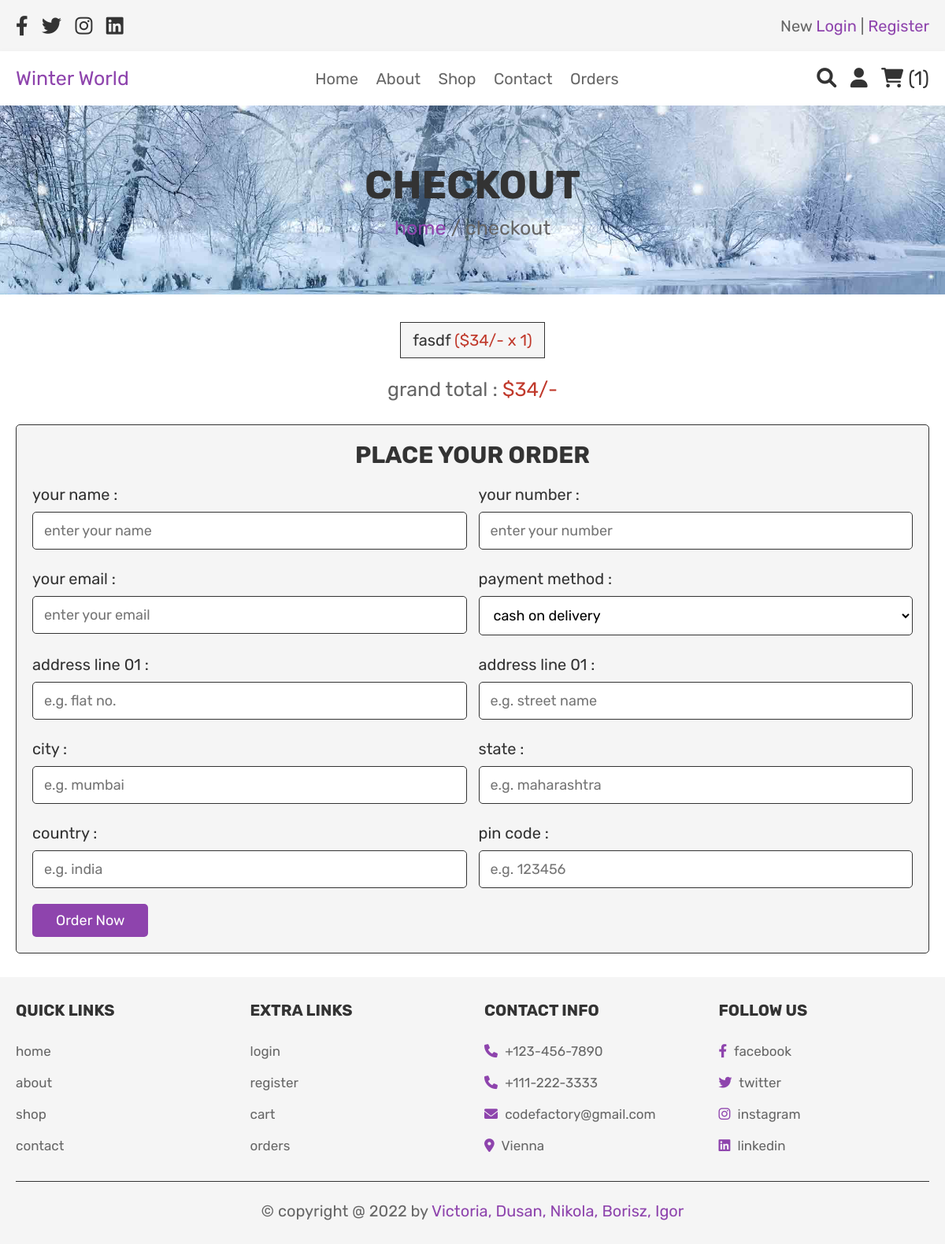
Page /checkout.php (signed in) on the committed database.
### tables this page shows
CREATE TABLE `cart` (
  `id` int(100) NOT NULL,
  `user_id` int(100) NOT NULL,
  `name` varchar(100) NOT NULL,
  `price` int(100) NOT NULL,
  `quantity` int(100) NOT NULL,
  `image` varchar(100) NOT NULL
);

### checkout.php (the view, shortened to what this page needs)
<?php
include 'config.php';
$user_id = $_SESSION['user_id'];
?>
<!DOCTYPE html>
<html lang="en">
<head>
   <link rel="stylesheet" href="https://cdnjs.cloudflare.com/ajax/libs/font-awesome/6.0.0/css/all.min.css">
   <link rel="stylesheet" href="css/style.css">
</head>
<body>
<?php include 'header.php'; ?>
<div class="heading">
   <h3>checkout</h3>
   <p> <a href="home.php">home</a> / checkout </p>
</div>
<section class="display-order">
   <?php
      $grand_total = 0;
      $select_cart = mysqli_query($conn, "SELECT * FROM `cart` WHERE user_id = '$user_id'") or die('query failed');
      if(mysqli_num_rows($select_cart) > 0){
         while($fetch_cart = mysqli_fetch_assoc($select_cart)){
            $total_price = ($fetch_cart['price'] * $fetch_cart['quantity']);
            $grand_total += $total_price;
   ?>
   <p> <?php echo $fetch_cart['name']; ?> <span>(<?php echo '$'.$fetch_cart['price'].'/-'.' x '. $fetch_cart['quantity']; ?>)</span> </p>
   <?php
      }
   }else{
      echo '<p class="empty">your cart is empty</p>';
   }
   ?>
   <div class="grand-total"> grand total : <span>$<?php echo $grand_total; ?>/-</span> </div>
</section>
<section class="checkout">
   <form action="" method="post">
      <h3>place your order</h3>
      <div class="flex">
         <div class="inputBox">
            <span>your name :</span>
            <input type="text" name="name" required placeholder="enter your name">
         </div>
         <div class="inputBox">
            <span>your number :</span>
            <input type="number" name="number" required placeholder="enter your number">
         </div>
         <div class="inputBox">
            <span>your email :</span>
            <input type="email" name="email" required placeholder="enter your email">
         </div>
         <div class="inputBox">
            <span>payment method :</span>
            <select name="method">
               <option value="cash on delivery">cash on delivery</option>
            </select>
         </div>
         <div class="inputBox">
            <span>address line 01 :</span>
            <input type="number" min="0" name="flat" required placeholder="e.g. flat no.">
         </div>
         <div class="inputBox">
            <span>address line 01 :</span>
            <input type="text" name="street" required placeholder="e.g. street name">
         </div>
         <div class="inputBox">
            <span>city :</span>
            <input type="text" name="city" required placeholder="e.g. mumbai">
         </div>
         <div class="inputBox">
            <span>state :</span>
            <input type="text" name="state" required placeholder="e.g. maharashtra">
         </div>
         <div class="inputBox">
            <span>country :</span>
            <input type="text" name="country" required placeholder="e.g. india">
         </div>
         <div class="inputBox">
            <span>pin code :</span>
            <input type="number" min="0" name="pin_code" required placeholder="e.g. 123456">
         </div>
      </div>
      <input type="submit" value="order now" class="btn" name="order_btn">
   </form>
</section>
<?php include 'footer.php'; ?>
</body>
</html>

### css/style.css (style rules this page uses)
:root { --purple:#8e44ad; --red:#c0392b; --orange:#f39c12; --black:#333; --white:#fff; --light-color:#666; --light-white:#ccc; --light-bg:#f5f5f5; --border:.1rem solid var(--black); --box-shadow:0 .5rem 1rem rgba(0,0,0,.1); }
* { font-family: 'Rubik', sans-serif; margin:0; padding:0; box-sizing: border-box; outline: none; border:none; text-decoration: none; transition:all .2s linear; }
html { font-size: 62.5%; overflow-x: hidden; }
section { padding:3rem 2rem; }
.btn, .option-btn, .delete-btn, .white-btn { display: inline-block; margin-top: 1rem; padding:1rem 3rem; cursor: pointer; color:var(--white); font-size: 1.8rem; border-radius: .5rem; text-transform: capitalize; }
.white-btn, .btn { background-color: var(--purple); }
.heading { min-height: 30vh; display: flex; flex-flow: column; align-items: center; justify-content: center; gap:1rem; background: url(../images/WINTER-Banner-Front.jpg) no-repeat; background-size: cover; background-position: center; text-align: center; }
.heading h3 { font-size: 5rem; color:var(--black); text-transform: uppercase; }
.heading p { font-size: 2.5rem; color:var(--light-color); }
.heading p a { color:var(--purple); }
.display-order { max-width: 1200px; margin: 0 auto; text-align: center; padding-bottom: 0; }
.display-order p { background-color: var(--light-bg); color:var(--black); font-size: 2rem; padding:1rem 1.5rem; border:var(--border); display: inline-block; margin:.5rem; }
.display-order p span { color:var(--red); }
.display-order .grand-total { margin-top: 2rem; font-size: 2.5rem; color:var(--light-color); }
.display-order .grand-total span { color:var(--red); }
.checkout form { max-width: 1200px; padding:2rem; margin:0 auto; border:var(--border); background-color: var(--light-bg); border-radius: .5rem; }
.checkout form h3 { text-align: center; margin-bottom: 2rem; color:var(--black); text-transform: uppercase; font-size: 3rem; }
.checkout form .flex { display: flex; flex-wrap: wrap; gap:1.5rem; }
.checkout form .flex .inputBox { flex:1 1 40rem; }
.checkout form .flex span { font-size: 2rem; color:var(--black); }
.checkout form .flex select, .checkout form .flex input { border:var(--border); width: 100%; border-radius: .5rem; width: 100%; background-color: var(--white); padding:1.2rem 1.4rem; font-size: 1.8rem; margin:1rem 0; }

### rows in the picture
cart: name "fasdf", price "34", quantity "1"

### other values in the picture
$cart_rows_number "1"
$grand_total "34"
